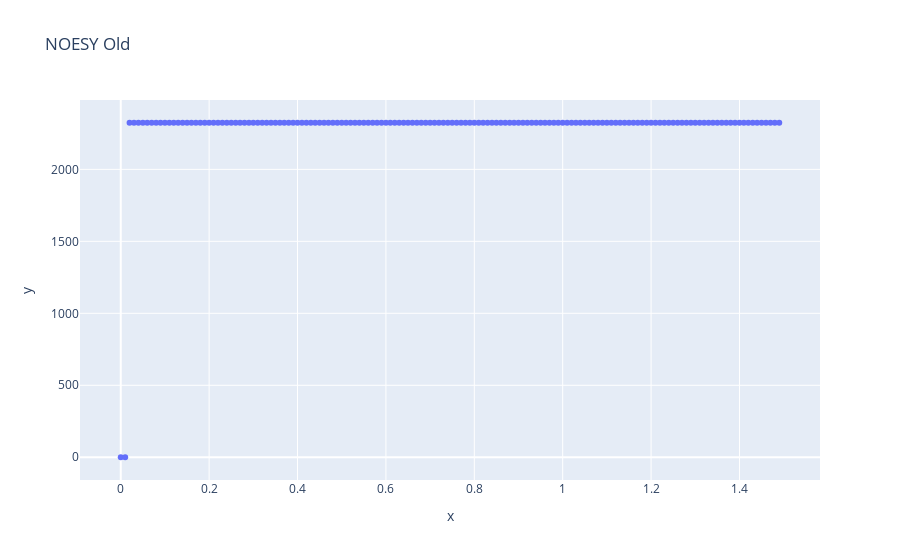

Notebook source saved alongside this figure:
### Code cell
noesy_perfect_match_threshold = .02
npmt_penatly = 0.1
n_no_match_penalty = 600.

def dist_factor_forumla(dist):
    if dist < 3:
        return 2.8
    elif dist >= 3 and dist < 7:
        return 25/(dist ** 2)
    elif dist >= 7:
        return .5
def sn_factor_formula(sn):
    return (sn ** .5)

nearby_H_shift_signal_noise = 15
SN_factor = sn_factor_formula(nearby_H_shift_signal_noise)
dist_factor = dist_factor_forumla(5)
def noesy_old(delta): 
    if delta < noesy_perfect_match_threshold:
        subWeight = npmt_penatly
    else:
        subWeight = n_no_match_penalty * dist_factor * SN_factor
    return subWeight

x = [i/100 for i in range(150)]
y = [noesy_old(i) for i in x]
noesy_old_fig = px.scatter(x=x, y=y, title='NOESY Old')
noesy_old_fig.show()

### Figure 1 — Plotly figure (JSON) as saved in the notebook; plotly's stock layout.template omitted (floating-point values rounded to 4 significant figures; data arrays with more than 128 entries replaced by an {"elided": "..."} marker saying what was removed)
{"data": [{"hoverlabel": {"namelength": 0}, "hovertemplate": "x=%{x}<br>y=%{y}", "legendgroup": "", "marker": {"color": "#636efa", "symbol": "circle"}, "mode": "markers", "name": "", "showlegend": false, "type": "scatter", "x": {"elided": "150 float values"}, "xaxis": "x", "y": {"elided": "150 float values"}, "yaxis": "y"}], "layout": {"legend": {"tracegroupgap": 0}, "title": {"text": "NOESY Old"}, "xaxis": {"anchor": "y", "domain": [0.0, 1.0], "title": {"text": "x"}}, "yaxis": {"anchor": "x", "domain": [0.0, 1.0], "title": {"text": "y"}}}}
